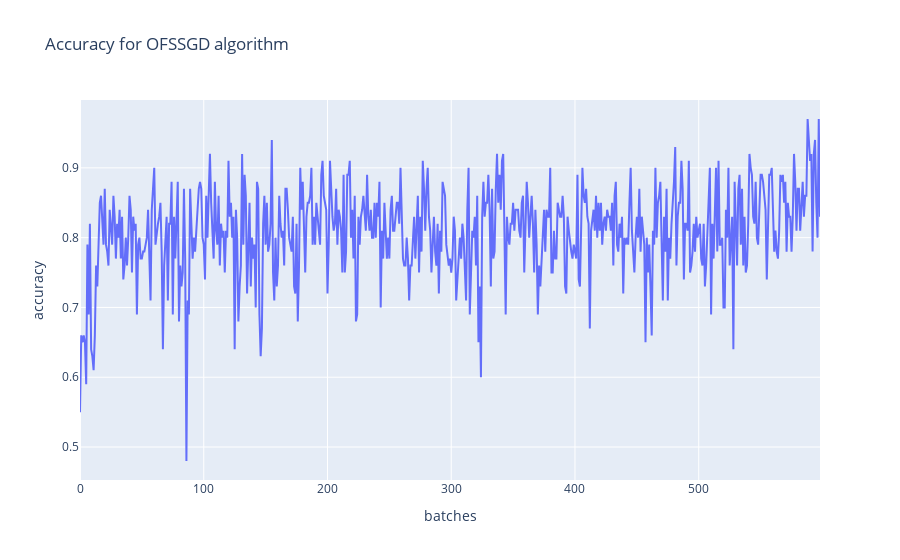

This figure's notebook cell:
### Code cell
fig = px.line(y = ofssgd_accuracy, title="Accuracy for OFSSGD algorithm", labels={"x":"batches", "y":"accuracy"})
fig.show()

### Figure 1 — Plotly figure (JSON) as saved in the notebook; plotly's stock layout.template omitted (floating-point values rounded to 4 significant figures; data arrays with more than 128 entries replaced by an {"elided": "..."} marker saying what was removed)
{"data": [{"hovertemplate": "batches=%{x}<br>accuracy=%{y}<extra></extra>", "legendgroup": "", "line": {"color": "#636efa", "dash": "solid"}, "mode": "lines", "name": "", "orientation": "v", "showlegend": false, "type": "scatter", "x": {"elided": "599 int values"}, "xaxis": "x", "y": {"elided": "599 float values"}, "yaxis": "y"}], "layout": {"legend": {"tracegroupgap": 0}, "title": {"text": "Accuracy for OFSSGD algorithm"}, "xaxis": {"anchor": "y", "domain": [0, 1], "title": {"text": "batches"}}, "yaxis": {"anchor": "x", "domain": [0, 1], "title": {"text": "accuracy"}}}}
